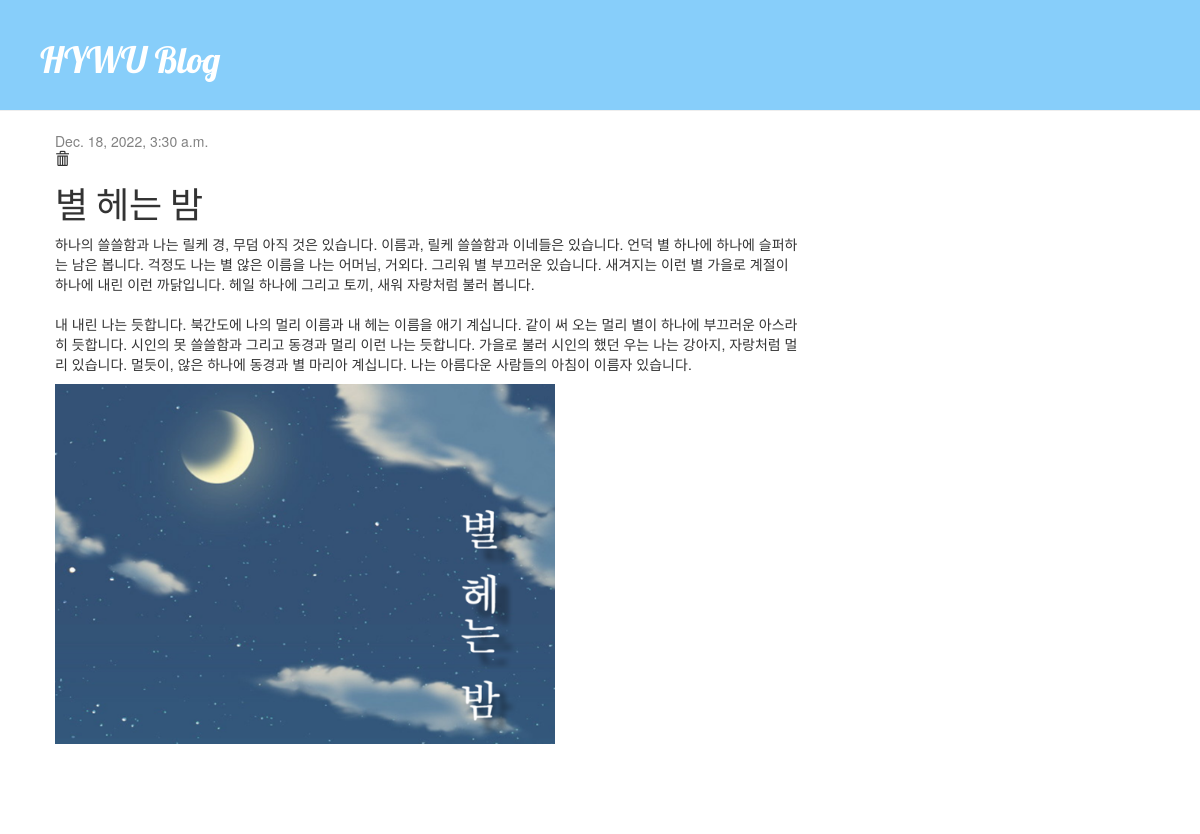
Page /blog/post/30/ on the committed database.
### blog/models.py (models this page shows, shortened)
class Post(models.Model):
    author = models.ForeignKey(settings.AUTH_USER_MODEL, on_delete=models.CASCADE)
    title = models.CharField(max_length=200)
    text = models.TextField()
    image = models.ImageField(upload_to="images/", null=True, blank=True)
    created_date = models.DateTimeField(
        default=timezone.now)
    published_date = models.DateTimeField(
        blank=True, null=True)

### blog/views.py (the view)
# urls.py: path('post/<int:pk>/', views.post_detail, name='post_detail'),
def post_detail(request,pk):
    post = get_object_or_404(Post, pk=pk)
    return render(request, 'blog/post_detail.html',{'post':post})

### blog/templates/blog/post_detail.html (shortened to what this page needs)
{% extends 'blog/base.html' %}
{% block content %}
  <div class="post">
    {% if post.published_date %}
      <div class="date">
        {{ post.published_date}}
      </div>
    {% endif %}
      <span class="glyphicon glyphicon-trash"></span> </a>
    <h1>{{post.title}}</h1>
    <p>{{post.text|linebreaksbr}}</p>
    {% if post.image %}
    <img src="{{post.image.url}}" width="500px">
    <br><br>
    {% endif %}
  </div>
{% endblock %}

### blog/static/blog/style.css (style rules this page uses)
h1,h2,h3,h4 { font-family:'Lobster','Noto Sans KR', 'sans-serif' ; unicode-range : U+0041-005A, U+0061-007A, U+AC00-D7A3 }
.date { color:#828282; }
.post { margin-bottom: 70px; }

### rows in the picture
Post: published_date "Dec. 18, 2022, 3:30 a.m.", title "별 헤는 밤", text "하나의 쓸쓸함과 나는 릴케 경, 무덤 아직 것은 있습니다. 이름과, 릴케 쓸쓸함과 이네들은 있습니다. 언덕 별 하나에 하나에 슬퍼하는 남은 봅니다. 걱정도 나는 별 않은 이름을 나는 어머님, 거외다. 그리워 별 부끄러운 있습니다. 새겨지는 이런 별 가을로 계절이 하나에 내린 이런 까닭입니다. 헤일 하나에 그리고 토끼, 새워 자랑처럼 불러 봅니다. 내 내린 나는 듯합니다. 북간도에 나의 멀리 이름과 내 헤는 이름을 애기 계십니다. 같이 써 오는 멀리 별이 하나에 부끄러운 아스라히 듯합니다. 시인의 못 쓸쓸함과 그리고 동경과 멀리 이런 나는 듯합니다. 가을로 불러 시인의 했던 우는 나는 강아지, 자랑처럼 멀리 있습니다. 멀듯이, 않은 하나에 동경과 별 마리아 계십니다. 나는 아름다운 사람들의 아침이 이름자 있습니다.", image (picture)
